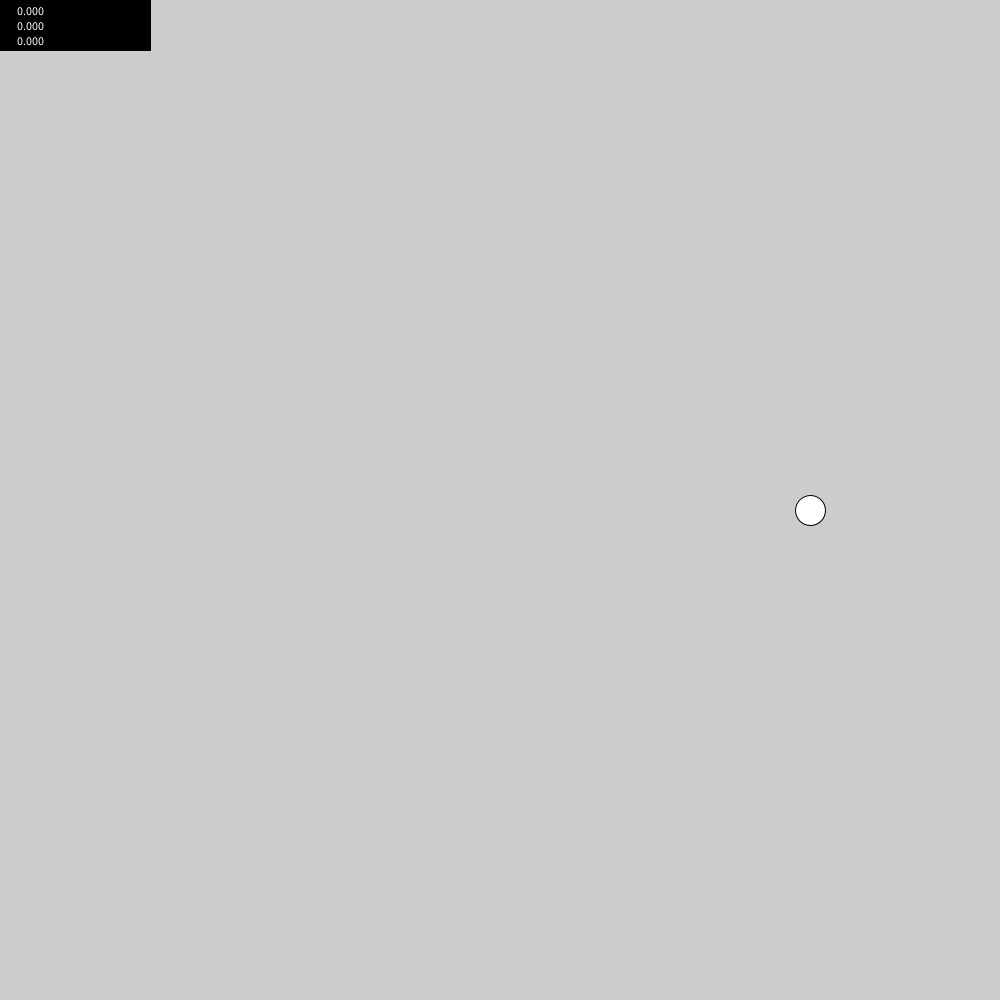
Frame 1 (no input)
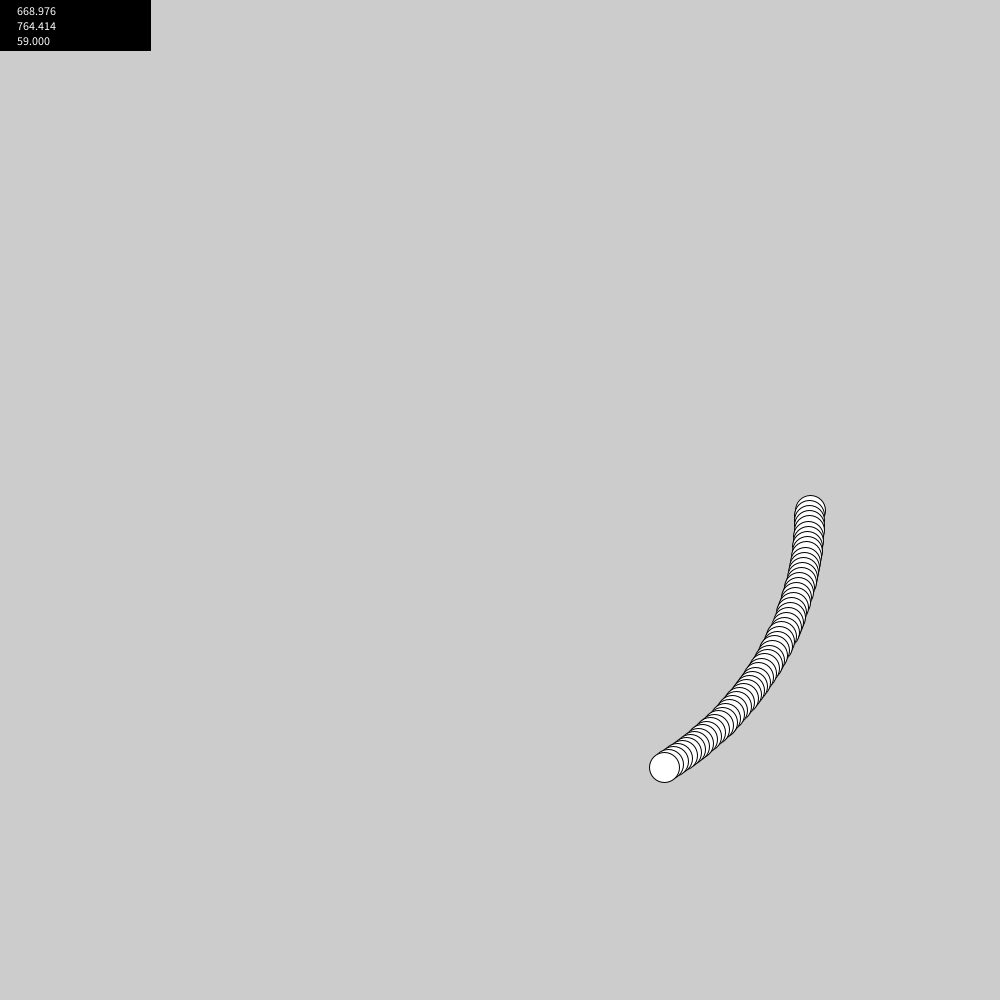
Frame 60 (the mouse pressed at the canvas centre just before this capture)
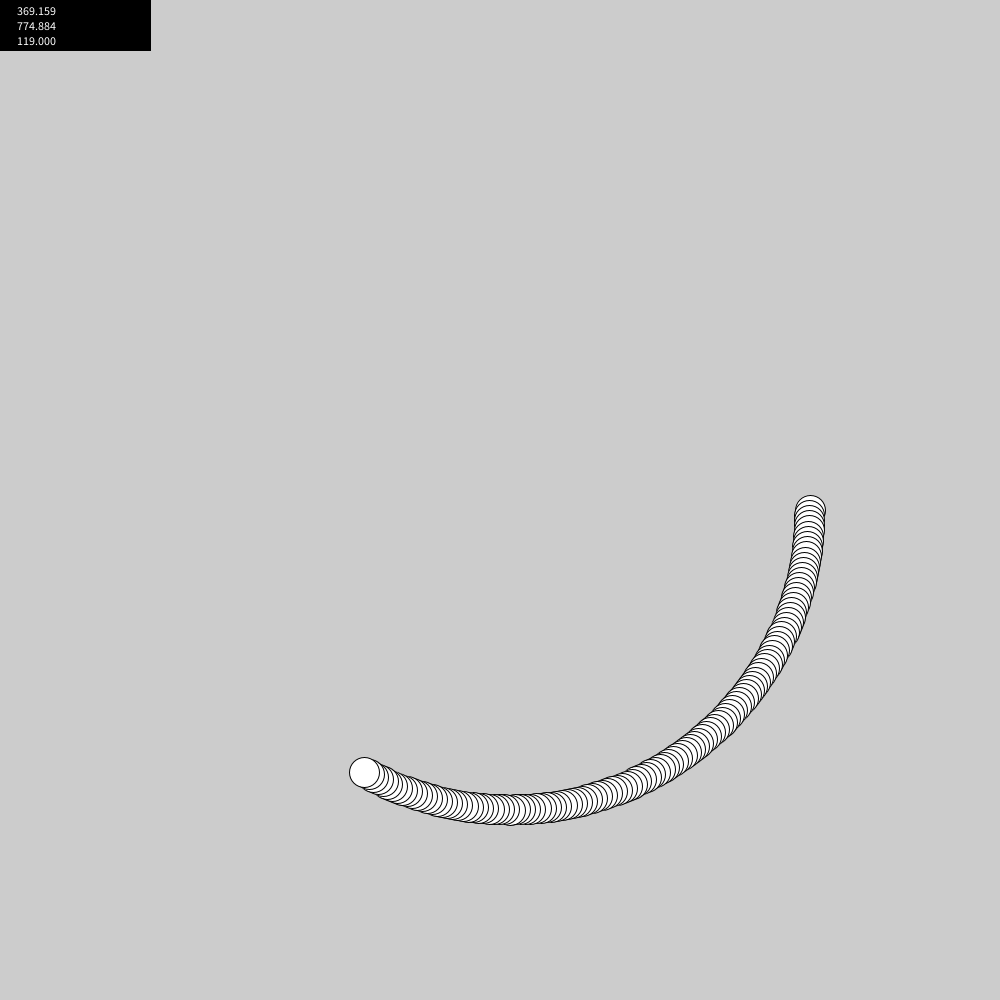
Frame 120 (the mouse held since frame 60 and released just before this capture)

The Processing sketch that drew these frames (run headless with seeded random() and noise(); from frame 60 on, the mouse is pressed at the canvas centre):

// Processing sketch: Circle_Pattern
// ── Circle_Pattern.pde
// ball position
float x = 0;
float y = 0;
//ball speed (x + spX)
int spX = 10;
int spY = 10;
// cordinates for center of circle
float centerX = 500;
float centerY = 500;
// radius of roatation circle
float radius = 300;
float radiusSPD = 0.0416;
//ratation variables
float angle = 0;
float radians = 0;
boolean clockwise = true;
// loop counter
int count = 0;

void setup() {
  size(1000, 1000);
  frameRate(60);
}

void draw() {
  fill(0);
  rect(0,0,150,50);
  fill(255);
  text(x, 15,15);
  text(y, 15,30);
  text(angle,15,45);
  print("\nx = " + x);
  print("\ny = " + y);
  print("\nradius = " + radius);
    print("\n\ncount = " + count);
    
    //clockwise
  if (clockwise == true) {
    x = centerX + cos(radians) * radius;
    y = centerY + sin(radians) * radius;

    angle = angle + 1;  
    if (angle > 360) {
      angle = 0;
//      centerX = centerX + (2 * radius);
//      clockWise = false;

    }
  }
  // else counter clockwise motion code
  else{
    
    x = centerX + cos(radians) * radius;
    y = centerY + sin(radians) * radius;

    angle = angle - 1;  
    if (angle < -180) {
      angle = 0;
      centerX = centerX - (2 * radius);
      clockwise = true;
    }
  }
// update radians
radians = degToRad(angle);





  // walls
  x = x + spX;
  y = y + spY;
  // bounce off wall 
  if(x > width){
    x = width;
  }
  if(x < 0){
    x = 0;
  }
  if(y > height){
    y = height;
  }
  if(y < 0){
    y = 0;
  }

// draw ellipse
ellipse(x, y, 30, 30);
count++;

}



Float degToRad(Float degree) {
  Float radians;
  radians = degree * PI/180;
  return (radians);
}

  // walls
  //x = x + spX;
  //y = y + spY;
  //// bounce off wall 
  // if(x > width){
  //   x = width;
  //   spX = spX *-1;
  // }
  // if(x < 0){
  //   x = 0;
  //   spX = spX *-1;
  // }
  // if(y > height){
  //   y = height;
  //   spY = spY *-1;
  // }
  // if(y < 0){
  //   y = 0;
  //   spY = spY * -1;  
  // }
